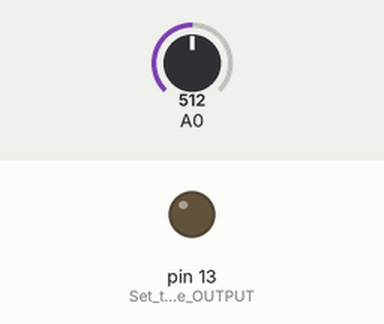
Bench run of a sketch on a simulated Arduino Uno, built with avr-gcc and run on an emulated ATmega328P. Parts: output pins drawn as LEDs (lit = HIGH). Dashed ring = blinking. The test bench sets the inputs (shaded band); at power-on: A0 = 512. What the sketch prints to the serial monitor is not drawn.

Above: at 0.5 s.
1.3 s: A0 set to 52
At 1.87 s:
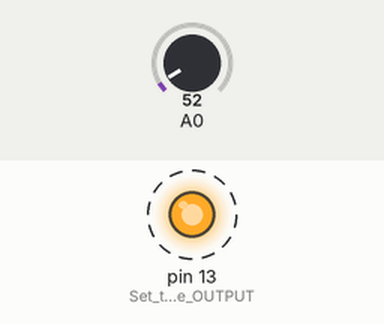
4.3 s: A0 set to 72
At 5.25 s:
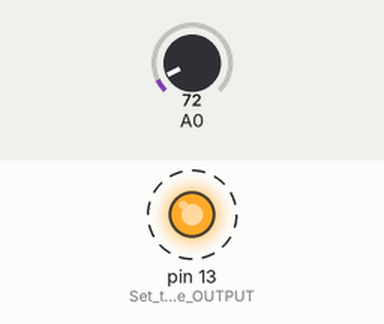
Timing chart, 0 to 13.3 s (numbered marks = the images above; inputs shaded):
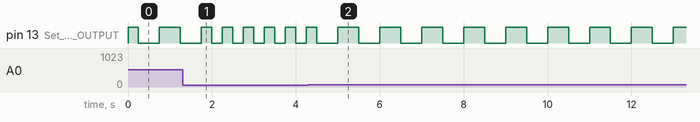

Measured:
- after the input at 1.3 s, pin 13 (Set_the_pin_to_be_OUTPUT): alternates HIGH for 0.25 s and LOW for 0.25 s, starting after 0.70 s
- after the input at 4.3 s, pin 13 (Set_the_pin_to_be_OUTPUT): alternates HIGH for 0.50 s and LOW for 0.50 s, starting after 0.70 s

The sketch:

sketch_nov30a.ino
```cpp
#include <TimerOne.h>
#define led 13
const int sensor = A0;
bool LED_STATE = false;

void setup() {
  Serial.begin(9600);
       pinMode(13, OUTPUT);//Set the pin to be OUTPUT
  cli();                      //stop interrupts for till we make the settings
  /*1. First we reset the control register to amke sure we start with everything disabled.*/
  TCCR1A = 0;                 // Reset entire TCCR1A to 0
  TCCR1B = 0;                 // Reset entire TCCR1B to 0

  /*2. We set the prescalar to the desired value by changing the CS10 CS12 and CS12 bits. */
  TCCR1B |= B00000100;        //Set CS12 to 1 so we get prescalar 256

  /*3. We enable compare match mode on register A*/
  TIMSK1 |= B00000010;        //Set OCIE1A to 1 so we enable compare match A

  /*4. initially Set the value of register A to 0*/
  OCR1A = 0;
     sei();                  //Enable back the interrupts
}
volatile int i=0;  //initilization of flag variables used to check values
int vout,t=0;

int readtemp(void)
{
  return  analogRead(A0);   //read analog values from A0 pin of controller
}
void loop() {

  while(i==0)

  {
     vout= readtemp();                 //vout variable hold the return value of readtemp()
     Serial.println(vout);
      if(vout >= 62)                  // check temperature values
      t=1;                            // if value greater than 62 asssign t=1
      else
      t=0;                             // assign t=0

      //i =1;

  }

}


//With the settings above, this IRS will trigger each 500ms, if t=1 (temperature above 30 degree)
ISR(TIMER1_COMPA_vect){
  if(t == 1){
  OCR1A = 31249;                     //set value to conunt up to 31249

  TCNT1  = 0;                         //First, set the timer back to 0 so it resets for next interrupt
  LED_STATE = !LED_STATE;             //Invert LED state
  digitalWrite(13,LED_STATE);         // write current state to LED
   i=0;                               //flag variable set
}
if(t == 0)                            //this IRS will trigger each 250ms, if t=0 (temperature less than 30 degree)
{
  OCR1A = 15624;                      //set value to conunt up to 15654

  TCNT1  = 0;                         //First, set the timer back to 0 so it resets for next interrupt
  LED_STATE = !LED_STATE;             //Invert LED state
  digitalWrite(13,LED_STATE);
   i=0;                              ///flag variable set
}
}
```
